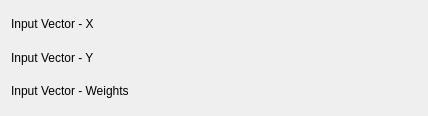
<ui version="4.0" >
 <class>FitGaussian_WeightedConfig</class>
 <widget class="QWidget" name="FitGaussian_WeightedConfig" >
  <property name="geometry" >
   <rect>
    <x>0</x>
    <y>0</y>
    <width>428</width>
    <height>116</height>
   </rect>
  </property>
  <property name="minimumSize" >
   <size>
    <width>400</width>
    <height>0</height>
   </size>
  </property>
  <layout class="QVBoxLayout" name="verticalLayout" >
   <item>
    <layout class="QHBoxLayout" name="horizontalLayout_2" >
     <item>
      <widget class="QLabel" name="label_4" >
       <property name="sizePolicy" >
        <sizepolicy vsizetype="Fixed" hsizetype="Fixed" >
         <horstretch>0</horstretch>
         <verstretch>0</verstretch>
        </sizepolicy>
       </property>
       <property name="text" >
        <string>Input Vector - X</string>
       </property>
       <property name="wordWrap" >
        <bool>false</bool>
       </property>
      </widget>
     </item>
     <item>
      <widget class="Kst::VectorSelector" native="1" name="_vectorX" >
       <property name="sizePolicy" >
        <sizepolicy vsizetype="Preferred" hsizetype="Expanding" >
         <horstretch>0</horstretch>
         <verstretch>0</verstretch>
        </sizepolicy>
       </property>
      </widget>
     </item>
    </layout>
   </item>
   <item>
    <layout class="QHBoxLayout" name="horizontalLayout" >
     <item>
      <widget class="QLabel" name="label_3" >
       <property name="sizePolicy" >
        <sizepolicy vsizetype="Fixed" hsizetype="Fixed" >
         <horstretch>0</horstretch>
         <verstretch>0</verstretch>
        </sizepolicy>
       </property>
       <property name="text" >
        <string>Input Vector - Y</string>
       </property>
       <property name="wordWrap" >
        <bool>false</bool>
       </property>
      </widget>
     </item>
     <item>
      <widget class="Kst::VectorSelector" native="1" name="_vectorY" >
       <property name="sizePolicy" >
        <sizepolicy vsizetype="Preferred" hsizetype="Expanding" >
         <horstretch>0</horstretch>
         <verstretch>0</verstretch>
        </sizepolicy>
       </property>
      </widget>
     </item>
    </layout>
   </item>
   <item>
    <layout class="QHBoxLayout" name="horizontalLayout_3" >
     <item>
      <widget class="QLabel" name="label_5" >
       <property name="sizePolicy" >
        <sizepolicy vsizetype="Fixed" hsizetype="Fixed" >
         <horstretch>0</horstretch>
         <verstretch>0</verstretch>
        </sizepolicy>
       </property>
       <property name="text" >
        <string>Input Vector - Weights</string>
       </property>
       <property name="wordWrap" >
        <bool>false</bool>
       </property>
      </widget>
     </item>
     <item>
      <widget class="Kst::VectorSelector" native="1" name="_vectorWeights" >
       <property name="sizePolicy" >
        <sizepolicy vsizetype="Preferred" hsizetype="Expanding" >
         <horstretch>0</horstretch>
         <verstretch>0</verstretch>
        </sizepolicy>
       </property>
      </widget>
     </item>
    </layout>
   </item>
  </layout>
 </widget>
 <layoutdefault spacing="6" margin="11" />
 <customwidgets>
  <customwidget>
   <class>Kst::VectorSelector</class>
   <extends>QWidget</extends>
   <header>vectorselector.h</header>
  </customwidget>
 </customwidgets>
 <resources/>
 <connections/>
</ui>
